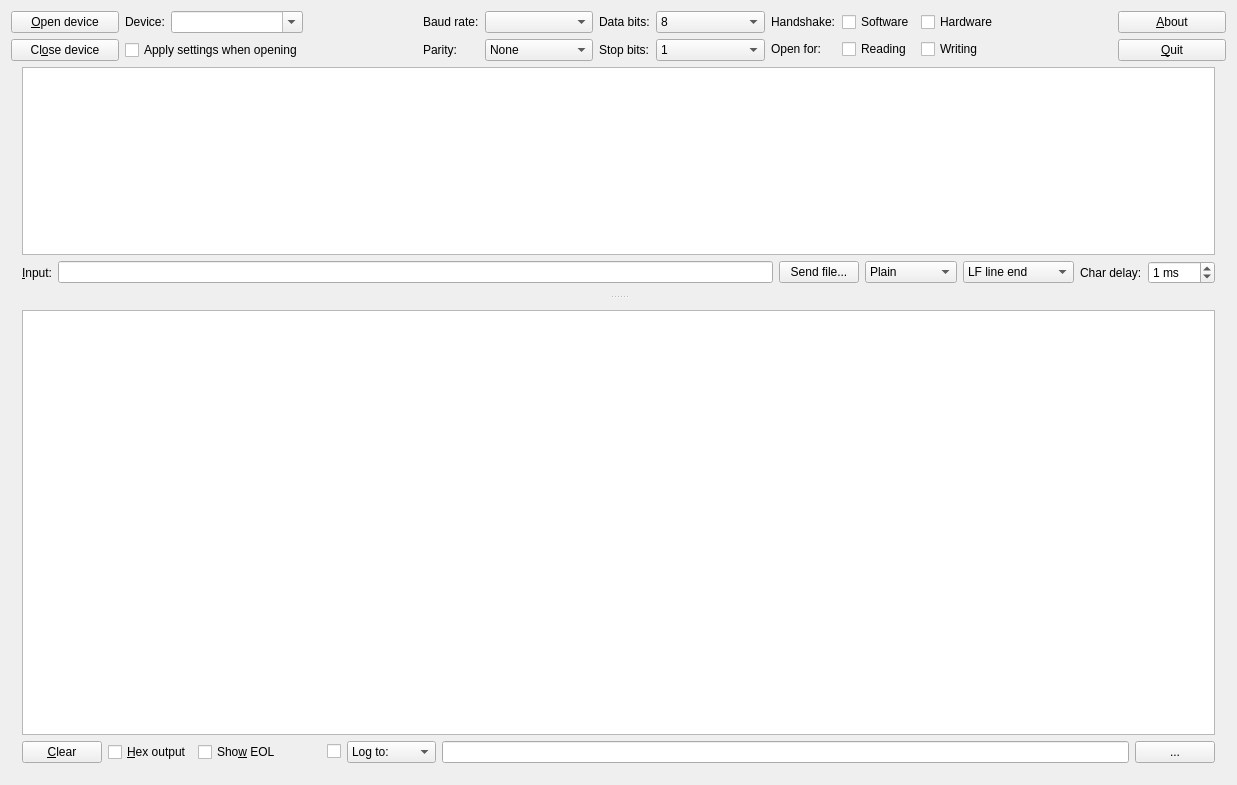
<?xml version="1.0" encoding="UTF-8"?>
<ui version="4.0">
 <class>CuteCommDlg</class>
 <widget class="QWidget" name="CuteCommDlg">
  <property name="geometry">
   <rect>
    <x>0</x>
    <y>0</y>
    <width>1237</width>
    <height>785</height>
   </rect>
  </property>
  <property name="windowTitle">
   <string>CuteCom</string>
  </property>
  <layout class="QVBoxLayout" name="verticalLayout">
   <item>
    <layout class="QGridLayout">
     <item row="1" column="4">
      <widget class="QLabel" name="textLabel4">
       <property name="text">
        <string>Parity:</string>
       </property>
       <property name="wordWrap">
        <bool>false</bool>
       </property>
       <property name="buddy">
        <cstring>m_parityCb</cstring>
       </property>
      </widget>
     </item>
     <item row="0" column="4">
      <widget class="QLabel" name="textLabel2">
       <property name="sizePolicy">
        <sizepolicy hsizetype="Minimum" vsizetype="Preferred">
         <horstretch>0</horstretch>
         <verstretch>0</verstretch>
        </sizepolicy>
       </property>
       <property name="text">
        <string>Baud rate:</string>
       </property>
       <property name="wordWrap">
        <bool>false</bool>
       </property>
       <property name="buddy">
        <cstring>m_baudCb</cstring>
       </property>
      </widget>
     </item>
     <item row="0" column="3">
      <widget class="QWidget" name="widget" native="true">
       <property name="sizePolicy">
        <sizepolicy hsizetype="Preferred" vsizetype="Preferred">
         <horstretch>1</horstretch>
         <verstretch>0</verstretch>
        </sizepolicy>
       </property>
      </widget>
     </item>
     <item row="0" column="2">
      <widget class="QComboBox" name="m_deviceCb">
       <property name="sizePolicy">
        <sizepolicy hsizetype="Preferred" vsizetype="Fixed">
         <horstretch>1</horstretch>
         <verstretch>0</verstretch>
        </sizepolicy>
       </property>
       <property name="focusPolicy">
        <enum>Qt::ClickFocus</enum>
       </property>
       <property name="editable">
        <bool>true</bool>
       </property>
      </widget>
     </item>
     <item row="1" column="0">
      <widget class="QPushButton" name="m_closePb">
       <property name="sizePolicy">
        <sizepolicy hsizetype="Minimum" vsizetype="Fixed">
         <horstretch>1</horstretch>
         <verstretch>0</verstretch>
        </sizepolicy>
       </property>
       <property name="focusPolicy">
        <enum>Qt::NoFocus</enum>
       </property>
       <property name="text">
        <string>Cl&amp;ose device</string>
       </property>
       <property name="shortcut">
        <string>Alt+O</string>
       </property>
      </widget>
     </item>
     <item row="0" column="0">
      <widget class="QPushButton" name="m_connectPb">
       <property name="sizePolicy">
        <sizepolicy hsizetype="Minimum" vsizetype="Fixed">
         <horstretch>1</horstretch>
         <verstretch>0</verstretch>
        </sizepolicy>
       </property>
       <property name="focusPolicy">
        <enum>Qt::NoFocus</enum>
       </property>
       <property name="toolTip">
        <string/>
       </property>
       <property name="text">
        <string>&amp;Open device</string>
       </property>
       <property name="shortcut">
        <string>Alt+O</string>
       </property>
      </widget>
     </item>
     <item row="0" column="1">
      <widget class="QLabel" name="textLabel1">
       <property name="sizePolicy">
        <sizepolicy hsizetype="Minimum" vsizetype="Preferred">
         <horstretch>0</horstretch>
         <verstretch>0</verstretch>
        </sizepolicy>
       </property>
       <property name="text">
        <string>Device:</string>
       </property>
       <property name="wordWrap">
        <bool>false</bool>
       </property>
       <property name="buddy">
        <cstring>m_deviceCb</cstring>
       </property>
      </widget>
     </item>
     <item row="1" column="7">
      <widget class="QComboBox" name="m_stopCb">
       <property name="sizePolicy">
        <sizepolicy hsizetype="Preferred" vsizetype="Fixed">
         <horstretch>1</horstretch>
         <verstretch>0</verstretch>
        </sizepolicy>
       </property>
       <property name="focusPolicy">
        <enum>Qt::NoFocus</enum>
       </property>
       <item>
        <property name="text">
         <string>1</string>
        </property>
       </item>
       <item>
        <property name="text">
         <string>2</string>
        </property>
       </item>
      </widget>
     </item>
     <item row="0" column="10">
      <widget class="QPushButton" name="m_aboutPb">
       <property name="sizePolicy">
        <sizepolicy hsizetype="Minimum" vsizetype="Fixed">
         <horstretch>1</horstretch>
         <verstretch>0</verstretch>
        </sizepolicy>
       </property>
       <property name="focusPolicy">
        <enum>Qt::NoFocus</enum>
       </property>
       <property name="text">
        <string>&amp;About</string>
       </property>
       <property name="shortcut">
        <string>Alt+A</string>
       </property>
      </widget>
     </item>
     <item row="1" column="10">
      <widget class="QPushButton" name="m_quitPb">
       <property name="sizePolicy">
        <sizepolicy hsizetype="Minimum" vsizetype="Fixed">
         <horstretch>1</horstretch>
         <verstretch>0</verstretch>
        </sizepolicy>
       </property>
       <property name="text">
        <string>&amp;Quit</string>
       </property>
       <property name="shortcut">
        <string>Alt+Q</string>
       </property>
      </widget>
     </item>
     <item row="0" column="5">
      <widget class="QComboBox" name="m_baudCb">
       <property name="sizePolicy">
        <sizepolicy hsizetype="Preferred" vsizetype="Fixed">
         <horstretch>1</horstretch>
         <verstretch>0</verstretch>
        </sizepolicy>
       </property>
       <property name="focusPolicy">
        <enum>Qt::NoFocus</enum>
       </property>
       <property name="currentIndex">
        <number>-1</number>
       </property>
      </widget>
     </item>
     <item row="0" column="8" rowspan="2">
      <layout class="QGridLayout">
       <item row="0" column="2">
        <widget class="QCheckBox" name="m_hardwareCb">
         <property name="focusPolicy">
          <enum>Qt::NoFocus</enum>
         </property>
         <property name="toolTip">
          <string>Enable Hardware Handshake</string>
         </property>
         <property name="text">
          <string>Hardware</string>
         </property>
        </widget>
       </item>
       <item row="0" column="1">
        <widget class="QCheckBox" name="m_softwareCb">
         <property name="focusPolicy">
          <enum>Qt::NoFocus</enum>
         </property>
         <property name="toolTip">
          <string>Enable Software Handshake (XON/XOFF)</string>
         </property>
         <property name="text">
          <string>Software</string>
         </property>
        </widget>
       </item>
       <item row="1" column="2">
        <widget class="QCheckBox" name="m_writeCb">
         <property name="focusPolicy">
          <enum>Qt::NoFocus</enum>
         </property>
         <property name="toolTip">
          <string>Usually you want to use read and write</string>
         </property>
         <property name="text">
          <string>Writing</string>
         </property>
        </widget>
       </item>
       <item row="1" column="1">
        <widget class="QCheckBox" name="m_readCb">
         <property name="focusPolicy">
          <enum>Qt::NoFocus</enum>
         </property>
         <property name="toolTip">
          <string>Usually you want to use read and write</string>
         </property>
         <property name="text">
          <string>Reading</string>
         </property>
        </widget>
       </item>
       <item row="1" column="0">
        <widget class="QLabel" name="textLabel1_3">
         <property name="text">
          <string>Open for:</string>
         </property>
         <property name="wordWrap">
          <bool>false</bool>
         </property>
        </widget>
       </item>
       <item row="0" column="0">
        <widget class="QLabel" name="textLabel2_2">
         <property name="text">
          <string>Handshake:</string>
         </property>
         <property name="wordWrap">
          <bool>false</bool>
         </property>
        </widget>
       </item>
      </layout>
     </item>
     <item row="0" column="6">
      <widget class="QLabel" name="textLabel3">
       <property name="sizePolicy">
        <sizepolicy hsizetype="Minimum" vsizetype="Preferred">
         <horstretch>0</horstretch>
         <verstretch>0</verstretch>
        </sizepolicy>
       </property>
       <property name="text">
        <string>Data bits:</string>
       </property>
       <property name="wordWrap">
        <bool>false</bool>
       </property>
       <property name="buddy">
        <cstring>m_dataBitsCb</cstring>
       </property>
      </widget>
     </item>
     <item row="0" column="7">
      <widget class="QComboBox" name="m_dataBitsCb">
       <property name="sizePolicy">
        <sizepolicy hsizetype="Preferred" vsizetype="Fixed">
         <horstretch>1</horstretch>
         <verstretch>0</verstretch>
        </sizepolicy>
       </property>
       <property name="focusPolicy">
        <enum>Qt::NoFocus</enum>
       </property>
       <property name="currentIndex">
        <number>3</number>
       </property>
       <item>
        <property name="text">
         <string>5</string>
        </property>
       </item>
       <item>
        <property name="text">
         <string>6</string>
        </property>
       </item>
       <item>
        <property name="text">
         <string>7</string>
        </property>
       </item>
       <item>
        <property name="text">
         <string>8</string>
        </property>
       </item>
      </widget>
     </item>
     <item row="1" column="6">
      <widget class="QLabel" name="textLabel5">
       <property name="sizePolicy">
        <sizepolicy hsizetype="Minimum" vsizetype="Preferred">
         <horstretch>0</horstretch>
         <verstretch>0</verstretch>
        </sizepolicy>
       </property>
       <property name="text">
        <string>Stop bits:</string>
       </property>
       <property name="wordWrap">
        <bool>false</bool>
       </property>
       <property name="buddy">
        <cstring>m_stopCb</cstring>
       </property>
      </widget>
     </item>
     <item row="1" column="5">
      <widget class="QComboBox" name="m_parityCb">
       <property name="focusPolicy">
        <enum>Qt::NoFocus</enum>
       </property>
       <item>
        <property name="text">
         <string>None</string>
        </property>
       </item>
       <item>
        <property name="text">
         <string>Odd</string>
        </property>
       </item>
       <item>
        <property name="text">
         <string>Even</string>
        </property>
       </item>
       <item>
        <property name="text">
         <string>Mark</string>
        </property>
       </item>
       <item>
        <property name="text">
         <string>Space</string>
        </property>
       </item>
      </widget>
     </item>
     <item row="1" column="1" colspan="2">
      <widget class="QCheckBox" name="m_applyCb">
       <property name="sizePolicy">
        <sizepolicy hsizetype="Minimum" vsizetype="Fixed">
         <horstretch>0</horstretch>
         <verstretch>0</verstretch>
        </sizepolicy>
       </property>
       <property name="focusPolicy">
        <enum>Qt::NoFocus</enum>
       </property>
       <property name="text">
        <string>Apply settings when opening</string>
       </property>
      </widget>
     </item>
     <item row="0" column="9">
      <widget class="QWidget" name="widget_2" native="true">
       <property name="sizePolicy">
        <sizepolicy hsizetype="Preferred" vsizetype="Preferred">
         <horstretch>1</horstretch>
         <verstretch>0</verstretch>
        </sizepolicy>
       </property>
      </widget>
     </item>
    </layout>
   </item>
   <item>
    <widget class="QSplitter" name="splitter">
     <property name="orientation">
      <enum>Qt::Vertical</enum>
     </property>
     <widget class="QFrame" name="frame4">
      <property name="sizePolicy">
       <sizepolicy hsizetype="Preferred" vsizetype="Preferred">
        <horstretch>0</horstretch>
        <verstretch>1</verstretch>
       </sizepolicy>
      </property>
      <property name="frameShape">
       <enum>QFrame::NoFrame</enum>
      </property>
      <property name="frameShadow">
       <enum>QFrame::Plain</enum>
      </property>
      <layout class="QVBoxLayout">
       <property name="topMargin">
        <number>0</number>
       </property>
       <item>
        <widget class="QListWidget" name="m_oldCmdsLb">
         <property name="focusPolicy">
          <enum>Qt::ClickFocus</enum>
         </property>
        </widget>
       </item>
       <item>
        <layout class="QHBoxLayout">
         <item>
          <widget class="QLabel" name="textLabel1_2">
           <property name="text">
            <string>&amp;Input:</string>
           </property>
           <property name="wordWrap">
            <bool>false</bool>
           </property>
           <property name="buddy">
            <cstring>m_cmdLe</cstring>
           </property>
          </widget>
         </item>
         <item>
          <widget class="QLineEdit" name="m_cmdLe">
           <property name="toolTip">
            <string>Enter commands here, Ctrl+C, Ctrl+S, Ctrl+Q also work</string>
           </property>
          </widget>
         </item>
         <item>
          <layout class="QHBoxLayout">
           <item>
            <widget class="QPushButton" name="m_sendPb">
             <property name="toolTip">
              <string>Select a file to be sent using the specified protocol</string>
             </property>
             <property name="text">
              <string>Send file...</string>
             </property>
             <property name="autoDefault">
              <bool>false</bool>
             </property>
            </widget>
           </item>
           <item>
            <widget class="QComboBox" name="m_protoPb">
             <property name="focusPolicy">
              <enum>Qt::NoFocus</enum>
             </property>
             <property name="toolTip">
              <string>Select the transfer protocol</string>
             </property>
             <item>
              <property name="text">
               <string>Plain</string>
              </property>
             </item>
             <item>
              <property name="text">
               <string>XModem</string>
              </property>
             </item>
             <item>
              <property name="text">
               <string>ZModem</string>
              </property>
             </item>
             <item>
              <property name="text">
               <string>YModem</string>
              </property>
             </item>
             <item>
              <property name="text">
               <string>1kXModem</string>
              </property>
             </item>
             <item>
              <property name="text">
               <string>Script</string>
              </property>
             </item>
            </widget>
           </item>
           <item>
            <widget class="QComboBox" name="m_inputModeCb">
             <property name="focusPolicy">
              <enum>Qt::NoFocus</enum>
             </property>
             <property name="toolTip">
              <string>Select the line end termination</string>
             </property>
             <item>
              <property name="text">
               <string>LF line end</string>
              </property>
             </item>
             <item>
              <property name="text">
               <string>CR line end</string>
              </property>
             </item>
             <item>
              <property name="text">
               <string>CR,LF line end</string>
              </property>
             </item>
             <item>
              <property name="text">
               <string>No line end</string>
              </property>
             </item>
             <item>
              <property name="text">
               <string>Hex input</string>
              </property>
             </item>
            </widget>
           </item>
           <item>
            <widget class="QLabel" name="textLabel1_4">
             <property name="text">
              <string>Char delay:</string>
             </property>
             <property name="wordWrap">
              <bool>false</bool>
             </property>
            </widget>
           </item>
           <item>
            <widget class="QSpinBox" name="m_charDelaySb">
             <property name="focusPolicy">
              <enum>Qt::ClickFocus</enum>
             </property>
             <property name="toolTip">
              <string>Delay between single characters</string>
             </property>
             <property name="suffix">
              <string> ms</string>
             </property>
             <property name="maximum">
              <number>250</number>
             </property>
             <property name="value">
              <number>1</number>
             </property>
            </widget>
           </item>
          </layout>
         </item>
        </layout>
       </item>
      </layout>
     </widget>
     <widget class="QFrame" name="frame3">
      <property name="sizePolicy">
       <sizepolicy hsizetype="Preferred" vsizetype="Preferred">
        <horstretch>0</horstretch>
        <verstretch>2</verstretch>
       </sizepolicy>
      </property>
      <property name="frameShape">
       <enum>QFrame::NoFrame</enum>
      </property>
      <property name="frameShadow">
       <enum>QFrame::Plain</enum>
      </property>
      <layout class="QVBoxLayout">
       <item>
        <widget class="QTextBrowser" name="m_outputView">
         <property name="font">
          <font>
           <family>Courier</family>
          </font>
         </property>
         <property name="focusPolicy">
          <enum>Qt::ClickFocus</enum>
         </property>
        </widget>
       </item>
       <item>
        <layout class="QHBoxLayout">
         <item>
          <widget class="QPushButton" name="m_clearOutputPb">
           <property name="toolTip">
            <string>Clear the output window</string>
           </property>
           <property name="text">
            <string>&amp;Clear</string>
           </property>
           <property name="shortcut">
            <string>Alt+C</string>
           </property>
          </widget>
         </item>
         <item>
          <widget class="QCheckBox" name="m_hexOutputCb">
           <property name="sizePolicy">
            <sizepolicy hsizetype="Minimum" vsizetype="Fixed">
             <horstretch>0</horstretch>
             <verstretch>0</verstretch>
            </sizepolicy>
           </property>
           <property name="focusPolicy">
            <enum>Qt::NoFocus</enum>
           </property>
           <property name="toolTip">
            <string>Show the output in hexadecimal format</string>
           </property>
           <property name="text">
            <string>&amp;Hex output</string>
           </property>
           <property name="shortcut">
            <string>Alt+H</string>
           </property>
          </widget>
         </item>
         <item>
          <widget class="QCheckBox" name="m_showEolCb">
           <property name="focusPolicy">
            <enum>Qt::NoFocus</enum>
           </property>
           <property name="text">
            <string>Sho&amp;w EOL</string>
           </property>
          </widget>
         </item>
         <item>
          <spacer name="horizontalSpacer">
           <property name="orientation">
            <enum>Qt::Horizontal</enum>
           </property>
           <property name="sizeHint" stdset="0">
            <size>
             <width>40</width>
             <height>20</height>
            </size>
           </property>
          </spacer>
         </item>
         <item>
          <widget class="QCheckBox" name="m_enableLoggingCb">
           <property name="focusPolicy">
            <enum>Qt::NoFocus</enum>
           </property>
           <property name="toolTip">
            <string>Enable logging the data to a file. Chose &quot;Append to&quot; to append instead overwrite to an existing file.</string>
           </property>
           <property name="text">
            <string/>
           </property>
          </widget>
         </item>
         <item>
          <widget class="QComboBox" name="m_logAppendCb">
           <property name="focusPolicy">
            <enum>Qt::NoFocus</enum>
           </property>
           <property name="toolTip">
            <string>Enable logging the data to a file. Chose &quot;Append to&quot; to append instead overwrite to an existing file.</string>
           </property>
           <item>
            <property name="text">
             <string>Log to:</string>
            </property>
           </item>
           <item>
            <property name="text">
             <string>Append to:</string>
            </property>
           </item>
          </widget>
         </item>
         <item>
          <widget class="QLineEdit" name="m_logFileLe">
           <property name="sizePolicy">
            <sizepolicy hsizetype="Expanding" vsizetype="Fixed">
             <horstretch>2</horstretch>
             <verstretch>0</verstretch>
            </sizepolicy>
           </property>
           <property name="focusPolicy">
            <enum>Qt::ClickFocus</enum>
           </property>
           <property name="toolTip">
            <string>The logfile</string>
           </property>
          </widget>
         </item>
         <item>
          <widget class="QPushButton" name="m_logFileFileDialog">
           <property name="focusPolicy">
            <enum>Qt::NoFocus</enum>
           </property>
           <property name="toolTip">
            <string>Open file dialog</string>
           </property>
           <property name="text">
            <string>...</string>
           </property>
          </widget>
         </item>
        </layout>
       </item>
      </layout>
     </widget>
    </widget>
   </item>
  </layout>
  <zorder>splitter2</zorder>
  <zorder>m_outputView</zorder>
 </widget>
 <layoutdefault spacing="6" margin="11"/>
 <pixmapfunction>qPixmapFromMimeSource</pixmapfunction>
 <tabstops>
  <tabstop>m_cmdLe</tabstop>
  <tabstop>m_sendPb</tabstop>
  <tabstop>m_clearOutputPb</tabstop>
  <tabstop>m_quitPb</tabstop>
 </tabstops>
 <resources/>
 <connections/>
</ui>
